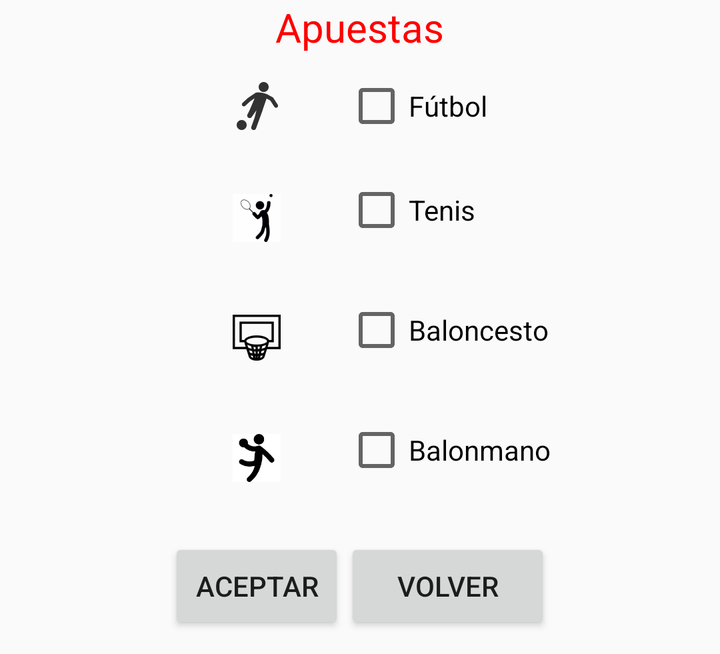
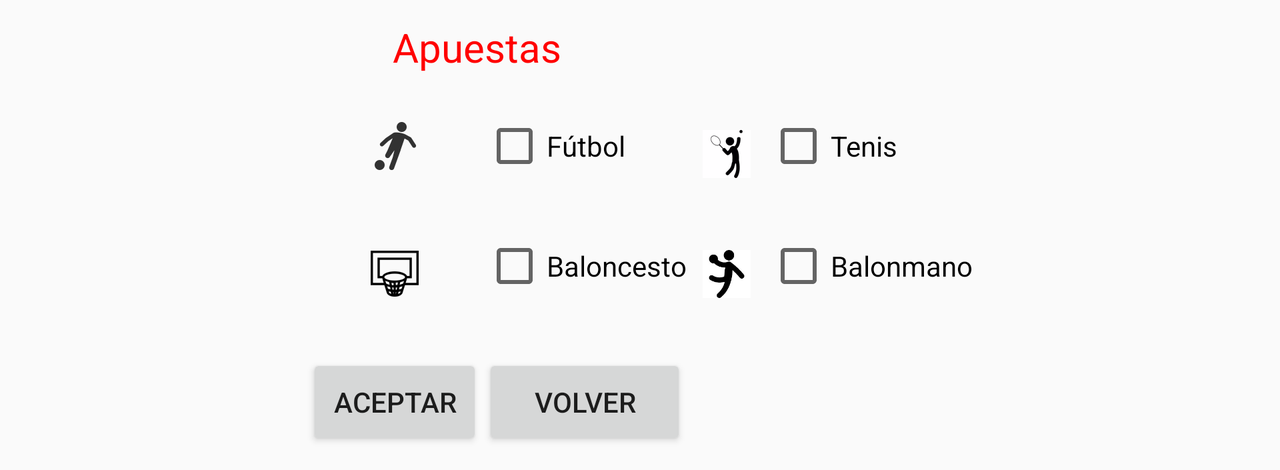

An Android layout and its configuration variant, each rendered on a device that would load it. The default file and the variant file are quoted in full after the pictures.
<!-- AndroidManifest.xml: application theme AppTheme -->
<!-- res/layout/layout_apuestas.xml -->
<?xml version="1.0" encoding="utf-8"?>
<TableLayout xmlns:android="http://schemas.android.com/apk/res/android"
    android:orientation="vertical"
    android:layout_width="wrap_content"
    android:layout_height="wrap_content"
    android:layout_gravity="center">

    <TextView

        android:id="@+id/textView_TituloApuestas"
        android:text="@string/textview_tituloapuestas"
        android:layout_width="wrap_content"
        android:layout_height="wrap_content"
        android:textAlignment="center"
        android:textSize="20sp"
        android:textColor="@color/colorRojo"

        />


        <TableRow
            android:layout_width="wrap_content"
            android:layout_height="wrap_content"
            android:padding="10dp"
            >

            <ImageView
                android:layout_width="wrap_content"
                android:layout_height="wrap_content"
                android:src="@drawable/ic_action_test"
                android:contentDescription="@string/imagen_futbol"
                android:id="@+id/imageView_Futbol"
             />

            <CheckBox
                android:layout_width="wrap_content"
                android:layout_height="wrap_content"
                android:id="@+id/checkBox_Futbol"
                android:text="@string/checkbox_futbol" />
        </TableRow>

        <TableRow
            android:layout_width="wrap_content"
            android:layout_height="wrap_content"
            android:padding="10dp">

            <ImageView
                android:layout_width="wrap_content"
                android:layout_height="wrap_content"
                android:src="@drawable/ic_tenis"
                android:id="@+id/imageView_Tenis"
                android:contentDescription="@string/imagen_tenis"
             />

            <CheckBox
                android:text="@string/checkbox_tenis"
                android:layout_width="wrap_content"
                android:layout_height="wrap_content"
                android:id="@+id/checkBox_Tenis" />
        </TableRow>

        <TableRow
            android:layout_width="wrap_content"
            android:layout_height="wrap_content"
            android:padding="10dp">

            <ImageView
                android:layout_width="wrap_content"
                android:layout_height="wrap_content"
                android:src="@drawable/ic_basket"
                android:id="@+id/imageView_Basket"
                android:contentDescription="@string/imagen_baloncesto"
             />

            <CheckBox
                android:text="@string/checkbox_baloncesto"
                android:layout_width="wrap_content"
                android:layout_height="wrap_content"
                android:id="@+id/checkBox_Baloncesto" />

        </TableRow>

        <TableRow
            android:layout_width="wrap_content"
            android:layout_height="wrap_content"
            android:padding="10dp">

            <ImageView
                android:layout_width="wrap_content"
                android:layout_height="wrap_content"
                android:src="@drawable/ic_balonmano"
                android:id="@+id/imageView_Balonmano"
                android:contentDescription="@string/imagen_balonmano" />

            <CheckBox
                android:text="@string/checkbox_balonmano"
                android:layout_width="wrap_content"
                android:layout_height="wrap_content"
                android:id="@+id/checkBox_Balonmano" />
        </TableRow>

        <TableRow
            android:layout_width="wrap_content"
            android:layout_height="wrap_content"
            android:padding="10dp">

            <Button
                android:layout_width="wrap_content"
                android:layout_height="wrap_content"
                android:id="@+id/boton_ApuestasAceptar"
                android:text="@string/boton_apuestasaceptar"
                android:onClick="boton_aceptarApuesta"

                />

            <Button
                android:layout_width="wrap_content"
                android:layout_height="wrap_content"
                android:id="@+id/boton_ApuestasVolver"
                android:text="@string/boton_volver"
                android:onClick="boton_volver" />

        </TableRow>

</TableLayout>
<!-- resources referenced by this layout -->
<resources>
  <color name="colorRojo">#FF0000</color>
  <!-- drawable ic_action_test: png bitmap (drawable-hdpi, 663 bytes) -->
  <!-- drawable ic_balonmano: png bitmap (drawable-hdpi, 1608 bytes) -->
  <!-- drawable ic_basket: png bitmap (drawable-hdpi, 988 bytes) -->
  <!-- drawable ic_tenis: png bitmap (drawable-hdpi, 1503 bytes) -->
  <string name="boton_apuestasaceptar">Aceptar</string>
  <string name="boton_volver">Volver</string>
  <string name="checkbox_baloncesto">Baloncesto</string>
  <string name="checkbox_balonmano">Balonmano</string>
  <string name="checkbox_futbol">Fútbol</string>
  <string name="checkbox_tenis">Tenis</string>
  <string name="imagen_baloncesto">Baloncesto</string>
  <string name="imagen_balonmano">Balonmano</string>
  <string name="imagen_futbol">Futbol</string>
  <string name="imagen_tenis">Tenis</string>
  <string name="textview_tituloapuestas">Apuestas</string>
  <style name="AppTheme" parent="Theme.AppCompat.Light.DarkActionBar">
          
          <item name="colorPrimary">@color/colorPrimary</item>
          <item name="colorPrimaryDark">@color/colorPrimaryDark</item>
          <item name="colorAccent">@color/colorAccent</item>
      </style>
  <color name="colorPrimary">#3F51B5</color>
  <color name="colorPrimaryDark">#303F9F</color>
  <color name="colorAccent">#FF4081</color>
</resources>
<!-- res/layout-land/layout_apuestas.xml (the repository's variant of the layout above) -->
<!-- drawn on the phone turned sideways -->
<?xml version="1.0" encoding="utf-8"?>
<TableLayout xmlns:android="http://schemas.android.com/apk/res/android"
    android:orientation="vertical"
    android:layout_width="wrap_content"
    android:layout_height="wrap_content"
    android:layout_gravity="center">

    <TableRow>
    <TextView

        android:id="@+id/textView_TituloApuestas"
        android:text="@string/textview_tituloapuestas"
        android:layout_width="wrap_content"
        android:layout_height="wrap_content"
        android:layout_span="2"
        android:textAlignment="center"
        android:textSize="20sp"
        android:textColor="@color/colorRojo"
        android:padding="10dp"
        />

    </TableRow>

    <TableRow
        android:layout_width="wrap_content"
        android:layout_height="wrap_content"
        android:padding="10dp"
        >

        <ImageView
            android:layout_width="wrap_content"
            android:layout_height="wrap_content"
            android:src="@drawable/ic_action_test"
            android:contentDescription="@string/imagen_futbol"
            android:id="@+id/imageView_Futbol"
            />

        <CheckBox
            android:layout_width="wrap_content"
            android:layout_height="wrap_content"
            android:id="@+id/checkBox_Futbol"
            android:text="@string/checkbox_futbol" />


        <ImageView
            android:layout_width="wrap_content"
            android:layout_height="wrap_content"
            android:src="@drawable/ic_tenis"
            android:id="@+id/imageView_Tenis"
            android:contentDescription="@string/imagen_tenis"
            />

        <CheckBox
            android:text="@string/checkbox_tenis"
            android:layout_width="wrap_content"
            android:layout_height="wrap_content"
            android:id="@+id/checkBox_Tenis" />
    </TableRow>

    <TableRow
        android:layout_width="wrap_content"
        android:layout_height="wrap_content"
        android:padding="10dp">

        <ImageView
            android:layout_width="wrap_content"
            android:layout_height="wrap_content"
            android:src="@drawable/ic_basket"
            android:id="@+id/imageView_Basket"
            android:contentDescription="@string/imagen_baloncesto"
            />

        <CheckBox
            android:text="@string/checkbox_baloncesto"
            android:layout_width="wrap_content"
            android:layout_height="wrap_content"
            android:id="@+id/checkBox_Baloncesto" />


        <ImageView
            android:layout_width="wrap_content"
            android:layout_height="wrap_content"
            android:src="@drawable/ic_balonmano"
            android:id="@+id/imageView_Balonmano"
            android:contentDescription="@string/imagen_balonmano" />

        <CheckBox
            android:text="@string/checkbox_balonmano"
            android:layout_width="wrap_content"
            android:layout_height="wrap_content"
            android:id="@+id/checkBox_Balonmano" />
    </TableRow>

    <TableRow
        android:layout_width="wrap_content"
        android:layout_height="wrap_content"
        android:padding="10dp">

        <Button
            android:layout_width="wrap_content"
            android:layout_height="wrap_content"
            android:id="@+id/boton_ApuestasAceptar"
            android:text="@string/boton_apuestasaceptar"
            />

        <Button
            android:layout_width="wrap_content"
            android:layout_height="wrap_content"
            android:id="@+id/boton_ApuestasVolver"
            android:text="@string/boton_volver"
            android:onClick="boton_volver" />

    </TableRow>

</TableLayout>
